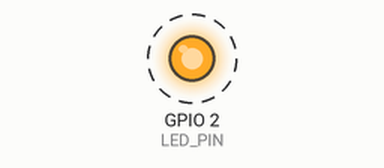
This program was run on a simulated ESP32. Parts: output pins drawn as LEDs (lit = HIGH). Dashed ring = blinking. What the program prints to the serial monitor is not drawn.

Above: at 0.2 s.
Timing chart, 0 to 3.0 s (numbered marks = the images above):
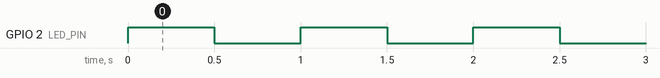

Measured:
- by itself, GPIO 2 (LED_PIN): alternates HIGH for 0.50 s and LOW for 0.50 s

The program:

main.cpp
```cpp
#include <Arduino.h>

// Purpose of this file, for now: nothing more than proving the ESP32
// toolchain is set up correctly. No sensors, no motors, no WiFi yet.
// If this builds and, once flashed to a real board, blinks the onboard
// LED and prints to serial, PlatformIO is correctly configured.

#define LED_PIN 2  // Onboard LED on most ESP32 devkit boards

void setup() {
  Serial.begin(115200);
  pinMode(LED_PIN, OUTPUT);
  Serial.println("PlatformIO + ESP32 toolchain: OK");
}

void loop() {
  digitalWrite(LED_PIN, HIGH);
  delay(500);
  digitalWrite(LED_PIN, LOW);
  delay(500);
  Serial.println("Alive");
}
```
